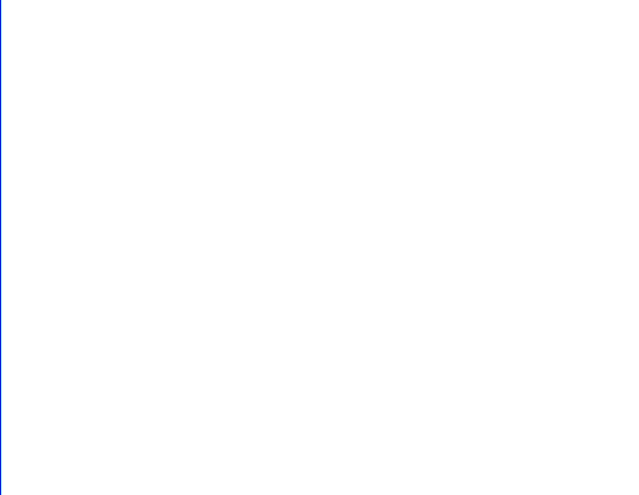
#> input picture Pillow/Pictures/CS13_WhiteBackground.jpg, 1278 x 990 px, found by its file name (shown at 1/2 size)
$ python CS13_CustomMeme.py
#> lines starting #> are read from the running program, lines starting #| are printed output that depends on the picture
from PIL import Image, ImageChops, ImageDraw, ImageFont

background = Image.open("Pillow/Pictures/CS13_WhiteBackground.jpg")
#> background is the input picture: PIL image 1278x990 RGB; mean R, G, B 254.4, 254.6, 254.9
font = ImageFont.truetype("Pillow/Fonts/CS13_OpenSans.ttf", 30)
drawable = ImageDraw.Draw(im=background)

drawable.text((100, 100), "- STOP DOING FUNCTIONAL PROGRAMMING", font=font, fill="red")
drawable.text((100, 150), "- Code is not meant to function", font=font, fill="red")
drawable.text((100, 200), "- Years of coding, yet NO REAL-WORLD USE FOUND \n   for not using OOP", font=font, fill="red")
drawable.text((100, 300), "- Wanted to write efficent code? We had a tool for that:\n   It was called ASSEMBLY", font=font, fill="red")
drawable.text(
    (100, 400),
    "- 'Yes, please give me a CLOSURE of something. Please give me\n   a MONAD of it' - Statements dreamed up by evil wizards",
    font=font,
    fill="red"
)
drawable.text(
    (100, 500),
    "- LOOK at what FUNCTIONAL PROGRAMMERS have been demanding your Respect" +
    "\n  for all this time, with all the LANGUAGES and COMPILERS we built for them",
    font=font,
    fill="red"
)
drawable.text(
    (300, 600),
    "This is real CODE, written by REAL CODERS",
    font=font,
    fill="red"
)

pic1 = Image.open("Pillow/Pictures/CS13_FuncProg1.png").resize((350, 150))
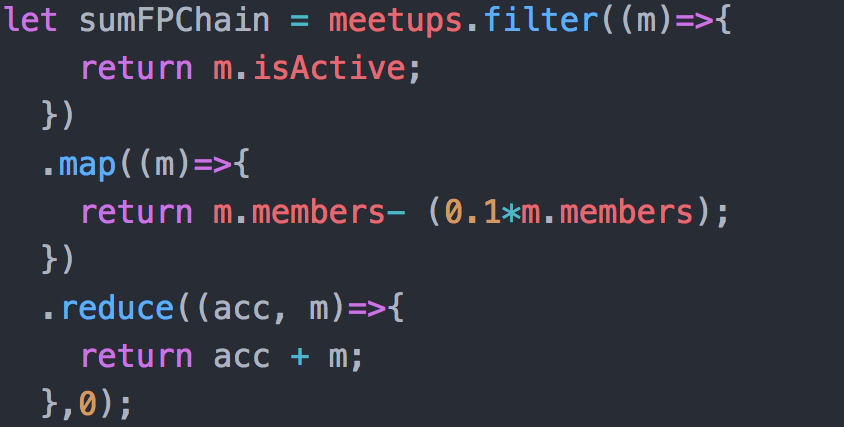
#> input picture Pillow/Pictures/CS13_FuncProg1.png, 844 x 427 px, found by its file name
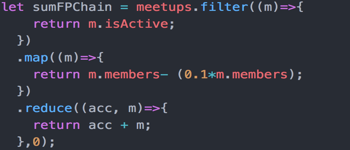
#> pic1: PIL image 350x150 RGBA; mean R, G, B, A 47.7, 49.2, 58.8, 255
pic2 = Image.open("Pillow/Pictures/CS13_FuncProg2.png").resize((450, 150))
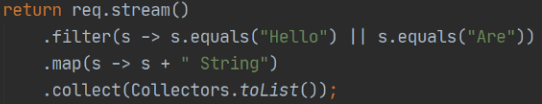
#> input picture Pillow/Pictures/CS13_FuncProg2.png, 542 x 104 px, found by its file name
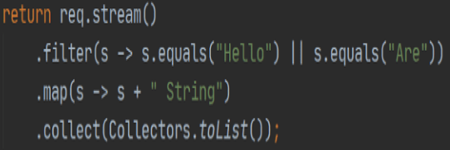
#> pic2: PIL image 450x150 RGBA; mean R, G, B, A 49.9, 50.6, 50.5, 255
pic3 = Image.open("Pillow/Pictures/CS13_FuncProg3.jfif").resize((400, 150))
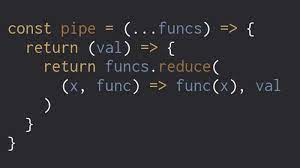
#> input picture Pillow/Pictures/CS13_FuncProg3.jfif, 300 x 168 px, found by its file name
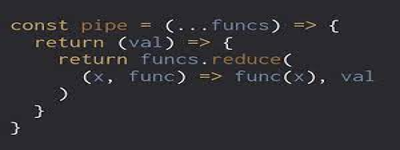
#> pic3: PIL image 400x150 RGB; mean R, G, B 46.9, 45.7, 50.7

background.paste(pic1, (50, 650))
background.paste(pic2, (400, 650))
background.paste(pic3, (850, 650))

drawable.text(
    (200, 800),
    "??????                                       ???                                                   ????",
    font=font,
    fill="red"
)
drawable.text(
    (350, 850),
    "Hello, I would like SETOID apples please",
    font=font,
    fill="red"
)
drawable.text(
    (360, 900),
    "They have played us for absolute fools",
    font=font,
    fill="red"
)
background.show(title="Custom Meme")
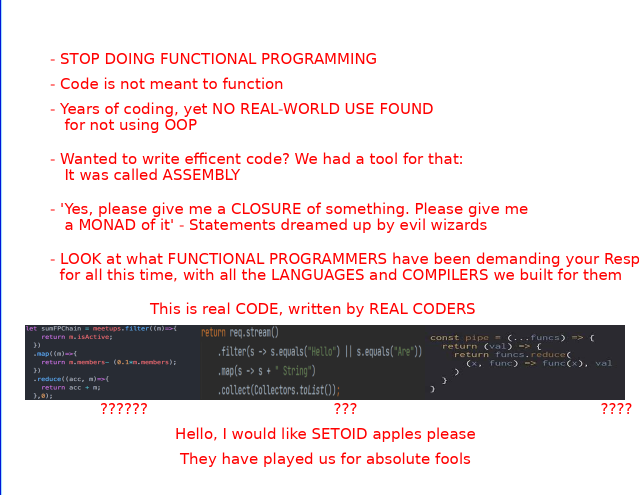
#> shown: PIL image 1278x990 RGB (shown at 1/2 size); mean R, G, B 225, 213.2, 214.1
